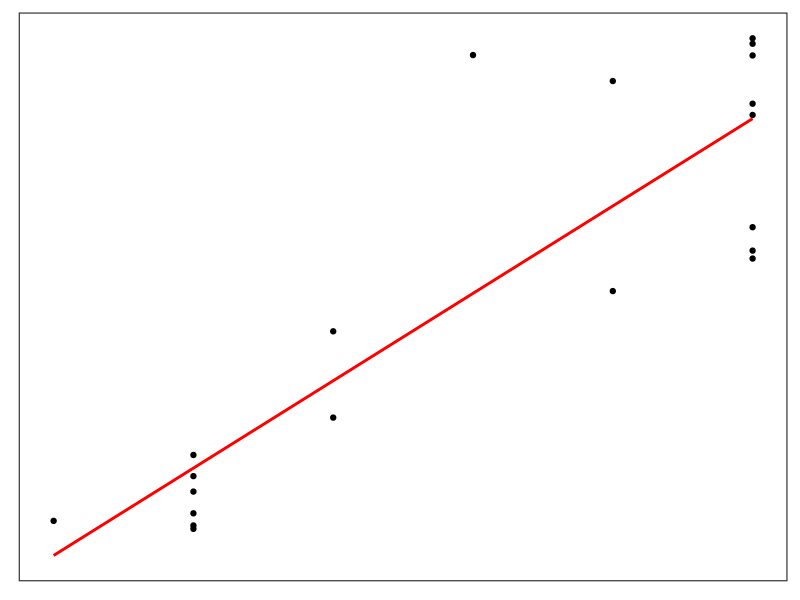
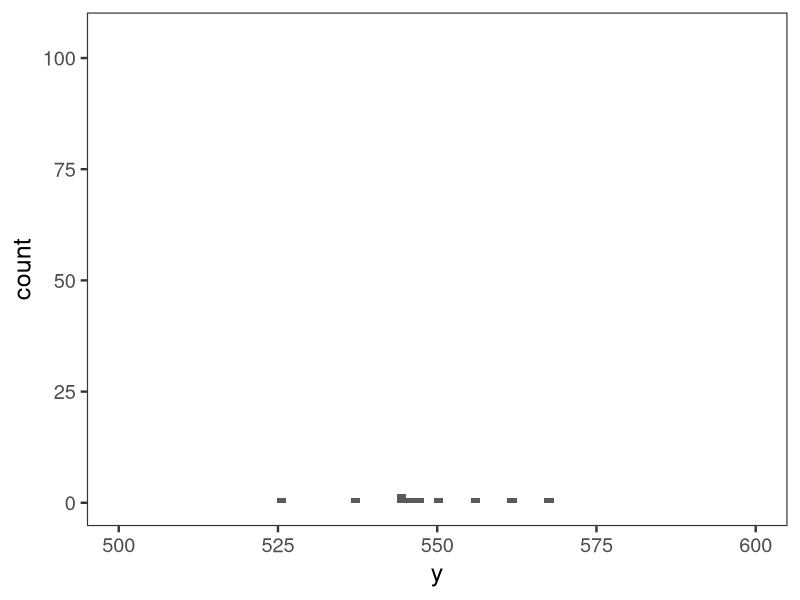
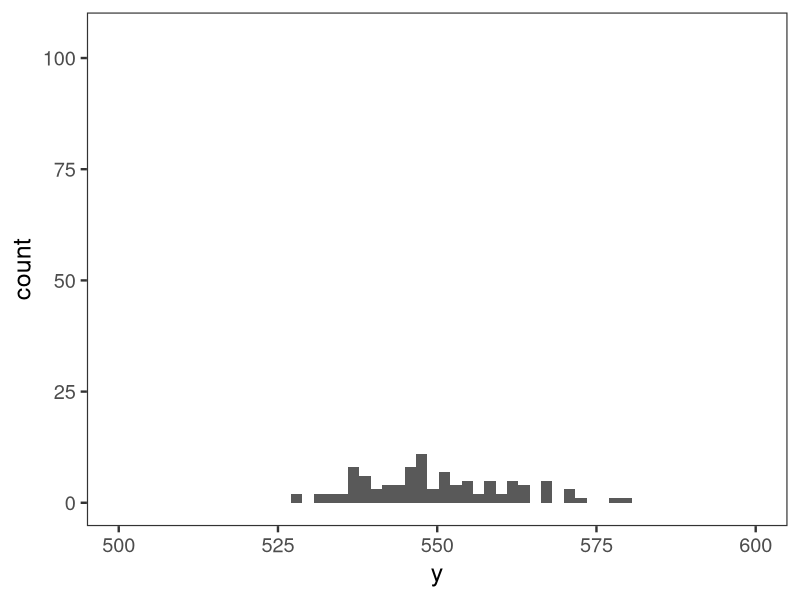
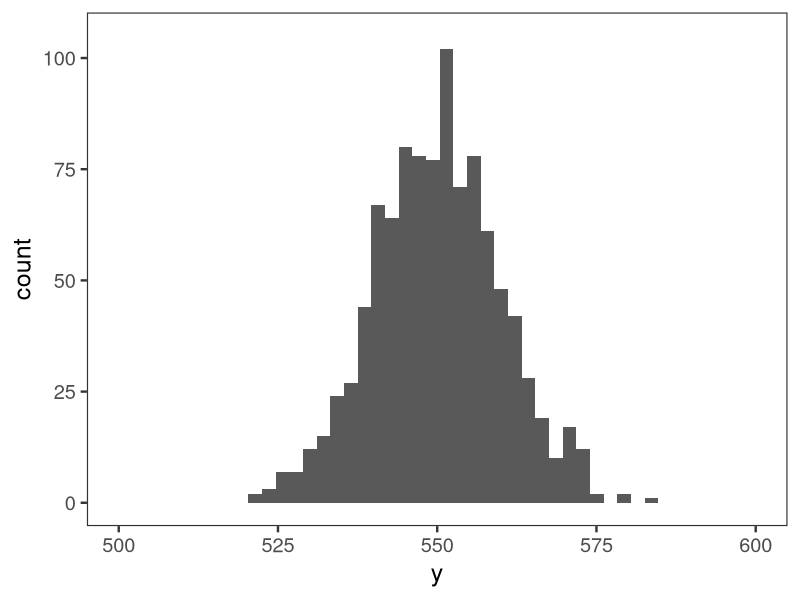
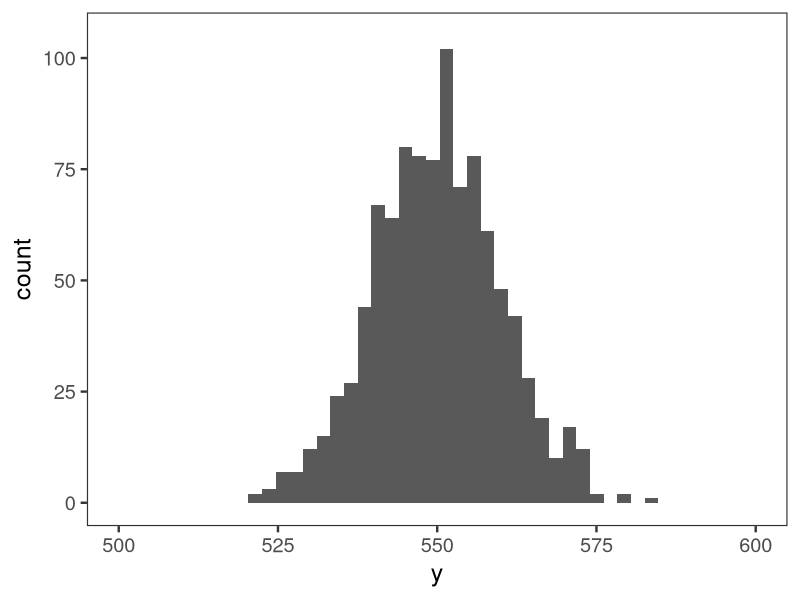
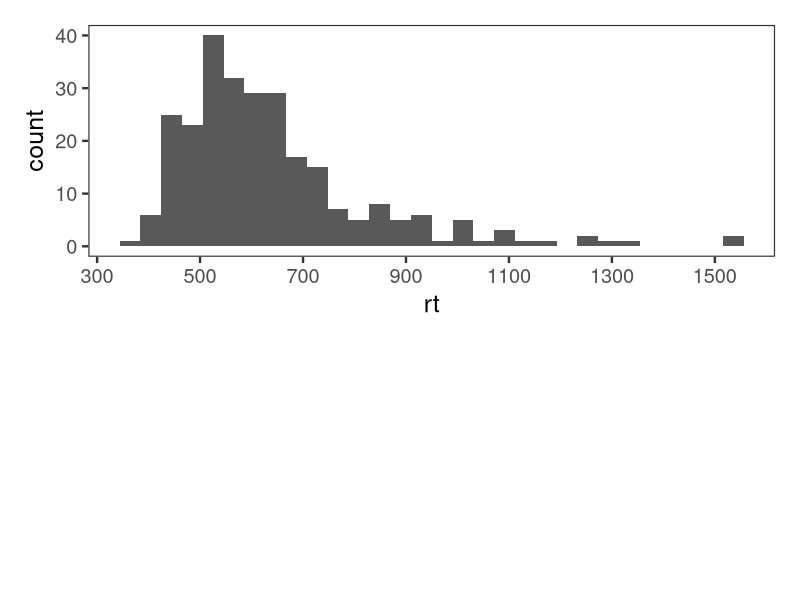
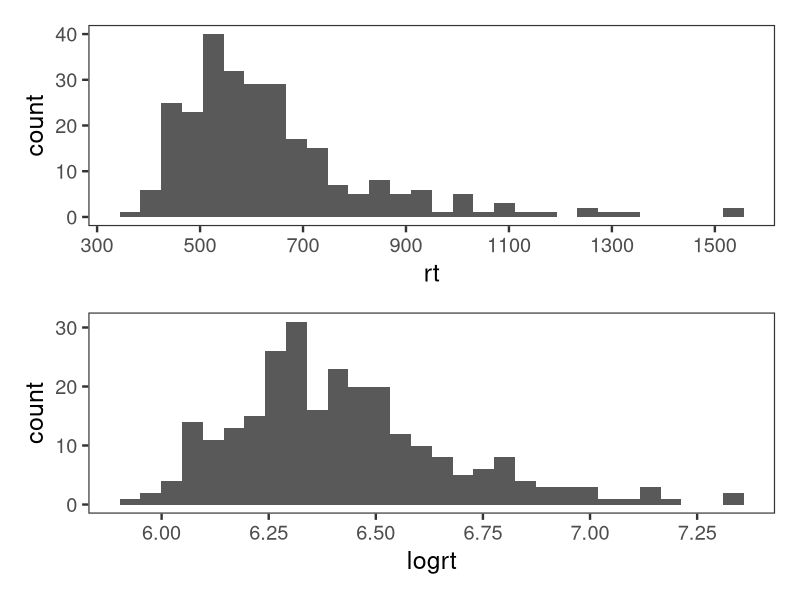
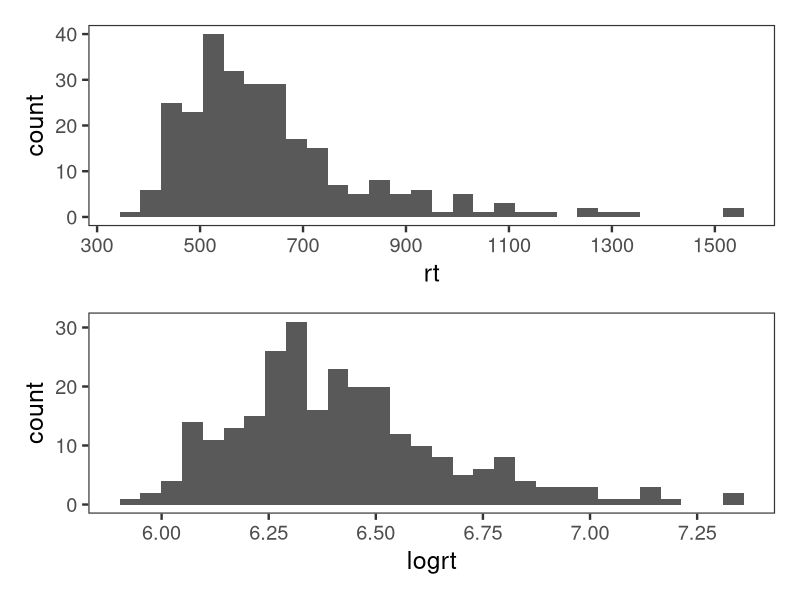

The R script that drew these images, in order:
## ---- chunk 1
knitr::opts_chunk$set(echo = TRUE, warning = FALSE, eval = TRUE, message = FALSE, comment=NA)
options("kableExtra.html.bsTable" = T, digits = 3)
options(pillar.print_min = 5, pillar.print_max = 6)
library(tidyverse)
library(knitr)
library(kableExtra)
library(patchwork)
theme_set(theme_bw(base_size = 18) +
            theme(legend.position = "top", 
                  legend.justification = "right",
                  panel.grid = element_blank()))
## ---- chunk 2
n <- 20
beta_0 <- 50
beta_1 <- 6
sigma <- 5
sim <- tibble(id = 1:n) %>%
    mutate(x = sample(0:5, size = n, replace = T),
           e = rnorm(n, mean = 0, sd = sigma)) %>% 
    mutate(y = beta_0 + beta_1 * x + e) %>%
  select(id, x, y)

ggplot(data =sim, aes(x = x, y = y)) +
  geom_point() +
  geom_smooth(method = "lm", se = F, colour = "red") +
  theme(axis.title = element_blank(),
        axis.text = element_blank(),
        axis.ticks = element_blank())
## ---- chunk 3
# Generate data
y <- rnorm(n = 10, mean = 550, sd = 10)
## ---- chunk 4
ggplot(data = NULL, aes(x = y)) +
  geom_histogram() +
  coord_cartesian(xlim = c(500, 600),
                  ylim = c(0, 105)) 
## ---- chunk 5
# Generate data
y <- rnorm(n = 100, mean = 550, sd = 10)
## ---- chunk 6
ggplot(data = NULL, aes(x = y)) +
  geom_histogram() +
  coord_cartesian(xlim = c(500, 600),
                  ylim = c(0, 105))
## ---- chunk 7
# Generate data
y <- rnorm(n = 1000, mean = 550, sd = 10)
## ---- chunk 8
ggplot(data = NULL, aes(x = y)) +
  geom_histogram() +
  coord_cartesian(xlim = c(500, 600),
                  ylim = c(0, 105))
## ---- chunk 9
ggplot(data = NULL, aes(x = y)) +
  geom_histogram() +
  coord_cartesian(xlim = c(500, 600),
                  ylim = c(0, 105))
## ---- chunk 10
# Set parameter values
n <- 1000
beta_0 <- 500 
beta_1 <- 50
sigma <- 100
## ---- chunk 11
# Random data for group 1
group_1 <- rnorm(n = n/2, mean = beta_0, sd = sigma)
# Random data for group 2
group_2 <- rnorm(n = n/2, mean = beta_0 + beta_1, sd = sigma)
## ---- chunk 12
# Generate data
sim_data <- tibble(group_1 = group_1,
                   group_2 = group_2) 

# Preview data
glimpse(sim_data)
## ---- chunk 13
# Change data format
sim_data <- pivot_longer(sim_data, cols = c(group_1, group_2), names_to = "x", values_to = "y")

# Preview data
glimpse(sim_data)
## ---- chunk 14
# As a reminder, these are the parameter values
beta_0 <- 500 
beta_1 <- 50
sigma <- 100
## ---- chunk 15
# Normal linear model of simulated data
model <- lm(y ~ x, data = sim_data)

coef(model) # Model coefficients
## ---- chunk 16
sigma(model) # Standard deviation
## ---- chunk 17
blomkvist <- read_csv("../data/blomkvist.csv") %>% 
  select(id, sex, rt = rt_hand_d) %>% 
  mutate(logrt = log(rt))
## ---- chunk 18
glimpse(blomkvist, width = 50)
## ---- chunk 19
plot_blomkvist <- ggplot(data = blomkvist, aes(x = rt)) +
  geom_histogram(position = "dodge") +
  scale_x_continuous(breaks = seq(100, 2000, 200)) 

## ---- chunk 20
plot_blomkvist / plot_spacer()
## ---- chunk 21
blomkvist <- read_csv("../data/blomkvist.csv") %>% 
  select(id, sex, rt = rt_hand_d) %>% 
  mutate(logrt = log(rt))
## ---- chunk 22
glimpse(blomkvist, width = 50)
## ---- chunk 23
log_blomkvist <- ggplot(data = blomkvist, aes(x = logrt)) +
  geom_histogram(position = "dodge") +
  scale_x_continuous(breaks = seq(5, 8, .25)) 

## ---- chunk 24
plot_blomkvist / log_blomkvist 
## ---- chunk 25
plot_blomkvist / log_blomkvist 
## ---- chunk 26
log_blomkvist / plot_spacer()
## ---- chunk 27
log_blomkvist +
  facet_wrap(~sex, nrow = 2, labeller = label_both) +
  theme(strip.background = element_blank())
## ---- chunk 28
log_blomkvist +
  facet_wrap(~sex, nrow = 2, labeller = label_both) +
  theme(strip.background = element_blank())
## ---- chunk 29
# Set parameter values
beta_0 <- 500 
beta_1 <- 50
sigma <- 100
## ---- chunk 30
# Generate data
data <- tibble(group_1 = rnorm(n = n/2, 
                               mean = beta_0, 
                               sd = sigma),
               group_2 = rnorm(n = n/2, 
                               mean = beta_0 + beta_1, 
                               sd = sigma)) 

# Create long data format
data <- data %>% 
  pivot_longer(starts_with("group"), 
               names_to = "x", 
               values_to = "y")

## ---- chunk 31
# Inspect data
glimpse(data, width = 50)
## ---- chunk 32
# Specify model
model <- lm(y ~ x, data = data)
## ---- chunk 33
# Model coefficients
coef(model)
## ---- chunk 34
# Load and transform data
blomkvist <- read_csv("../data/blomkvist.csv") %>% 
  mutate(log_rt = log(rt_hand_d)) %>% 
  select(sex, log_rt)
## ---- chunk 35
# Inspect data
glimpse(blomkvist, width = 50)
## ---- chunk 36
# Specify model
model <- lm(log_rt ~ sex, data = blomkvist)
## ---- chunk 37
# Model coefficients
coef(model)
## ---- chunk 38
# Specify model
model <- lm(log_rt ~ sex, data = blomkvist)

# Model coefficients
(coefs <- as.vector(coef(model)))
## ---- chunk 39
# Converting coefficients to msecs
intercept <- coefs[1]
slope <- coefs[2]
## ---- chunk 40
exp(intercept) # female group in msecs
## ---- chunk 41
exp(intercept + slope) # male group in msecs
## ---- chunk 42
exp(intercept + slope) - exp(intercept) # in msecs
## ---- chunk 43
blomkvist <- read_csv("../data/blomkvist.csv") %>% 
  select(id, sex, age, rt = rt_hand_d) %>% 
  drop_na()
## ---- chunk 44
model <- lm(rt ~ sex + age, data = blomkvist)
## ---- chunk 45
(coefs <- coef(model))
## ---- chunk 46
# Extract the coefficients table from summary
coefs <- summary(model)$coefficients
# MLE for sex
(beta_sex <- coefs['sexmale', 'Estimate'])
## ---- chunk 47
# Standard error
(se_sex <- coefs['sexmale', 'Std. Error'])
## ---- chunk 48
(t <- (beta_sex - 1.0)/se_sex)
## ---- chunk 49
n <- nrow(blomkvist)
K <- 2
pt(abs(t), df = n - K - 1, lower.tail = FALSE) * 2
## ---- chunk 50
(t <- (beta_sex - 0.0)/se_sex)
## ---- chunk 51
n <- nrow(blomkvist)
K <- 2
pt(abs(t), df = n - K - 1, lower.tail = FALSE) * 2
## ---- chunk 52
summary(model)$coefficients
## ---- chunk 53
t_grid <- seq(0, 15, .1) 
df <- c(1, 2, 5, 8, 10, 100, 1000, 10000)

data_df <- map_dfr(df, ~pt(t_grid, df = .x, lower.tail = F) %>% tibble(t_grid = t_grid, p = . * 2) %>%  
    mutate(df = .x)) 

ggplot(data = data_df, aes(x = t_grid, y = p, colour = factor(df))) +
  geom_line() +
  labs(x = "Theoretical t-value",
       y = "p-value",
       subtitle = "t-distribution",
       colour = bquote("Df")) +
  scale_colour_viridis_d() +
  scale_x_continuous(breaks = seq(0, 20, 1)) +
  geom_hline(yintercept = 0.05, linetype = "dotted") +
  theme(legend.position = c(.925,.55),
        legend.title = element_text(size = 10),
        legend.text = element_text(size = 10))


## ---- chunk 54
t <- abs(beta_sex / se_sex)
n <- nrow(blomkvist)
K <- 2
df <- n - K - 1
p_value <- pt(t, df = df, lower.tail = FALSE) * 2

# Hypothetical t values
t_grid <- seq(0, 10, .1) 
p_values <- pt(t_grid, df = df, lower.tail = FALSE) * 2

p <- ggplot(data = NULL, aes(x = t_grid, y = p_values)) +
  geom_line() +
  geom_hline(yintercept = 0.05, linetype = 'dotted') +
  scale_x_continuous(breaks = seq(0, 20, 1)) +
  labs(x = 'Theoretical t-value',
       y = 'p-value',
       subtitle = bquote("t distribution for"~"Df" == .(df)));p 

## ---- chunk 55
label <- deparse(bquote(paste("t" == .(round(t, 2)))))

p2 <- p + geom_segment(aes(x = t+1, y = .2, xend = t, yend = 0.02),
                  arrow = arrow(length = unit(0.35, "cm")),
               colour = "red") +
  geom_label(aes(x = t + 1, y = 0.3, label = label), parse = T); p2
## ---- chunk 56
label_2 <- deparse(bquote(paste("p" == .(round(p_value, 3)))))
p2 + geom_hline(yintercept = p_value, colour = "red", linetype = "dashed") +
  geom_label(aes(x = .65, y = 0.05, label = label_2), parse = T) 

## ---- chunk 57
label_2 <- deparse(bquote(paste("p" == .(round(p_value, 3)))))
p2 + geom_hline(yintercept = p_value, colour = "red", linetype = "dashed") +
  geom_label(aes(x = .65, y = 0.05, label = label_2), parse = T) +
  annotate("label", x = 8, y = .9, label = "Work through script\n exercise/t_distribution.R")

## ---- chunk 58
t_grid <- seq(-4, 4, .1) 
df <- c(1, 5, 10, 1000)

data_df <- map_dfr(df, ~dt(t_grid, df = .x) %>% tibble(t_grid = t_grid, p = .) %>%  
    mutate(df = .x)) %>% 
  mutate(across(df, as.factor))

ggplot(data = data_df, aes(x = t_grid, y = p, colour = df)) +
  geom_line() +
  labs(x = "t-value",
       y = "density",
       subtitle = "t-distribution") +
  scale_colour_viridis_d() +
  scale_x_continuous(breaks = seq(-20, 20, 1)) +
  geom_vline(xintercept = c(-1.96, 1.96), linetype = "dotted") +
  theme(legend.position = "right",
        legend.justification = "top")

## ---- chunk 59
(coefs <- coef(summary(model)))
## ---- chunk 60
beta_sex <- coefs[2,1]
se_sex <- coefs[2,2]
## ---- chunk 61
(tau <- qt(.975, df = n - K - 1))
## ---- chunk 62
beta_sex + c(-1, 1) * se_sex * tau
## ---- chunk 63
confint(model, parm = 'sexmale',  level = .95)
## ---- chunk 64
set.seed(324)
# Set simulation parameters
mu <- 600 # True parameter value
n <- 1000 # Number of observations per experiment
n_sims <- 10 # Number of hypothetical experiments
# Empty data frame for results
sims <- tibble()
# Run n_sims simulations
for(i in 1:n_sims){
  # Simulate normal distributed data
  y <- rnorm(n, mean = mu, sd = 100)
  # Get MLEs
  m <- lm(y ~ 1)
  # Extract CI
  cis <- confint(m) %>% as.vector()
  # Store results
  sims <- tibble(sim_id = i, 
                 lower = cis[1], 
                 upper = cis[2]) %>% 
    bind_rows(sims)
}
## ---- chunk 65
mutate(sims, 
       mu_in_ci = ifelse(mu < lower | mu > upper, "no", "yes")) %>% 
  ggplot(aes(x = sim_id, 
             ymin = lower, 
             ymax = upper, 
             colour = mu_in_ci)) +
  geom_errorbar(width = 0) +
  geom_hline(yintercept = mu, linetype = "dotted", colour = "blue") +
  scale_colour_manual(values = c("no" = "red", "yes" =" black")) +
  scale_x_continuous(breaks = seq(1, n_sims, 1)) +
  scale_y_continuous(limits = c(580, 620)) +
  labs(colour = bquote("95% CI includes"~mu*":"),
        caption = bquote(.(n_sims)~"simulations"),
       x = "Experiment id (simulation)",
       y = "Parameter estimate") +
  coord_flip()

## ---- chunk 66
mu <- 600 # True parameter value
n_sims <- 1000 # Number of hypothetical experiments
n <- 1000 # Number of observations per experiment
sims <- tibble()
for(i in 1:n_sims){
  y <- rnorm(n, mean = mu, sd = 100)
  m <- lm(y ~ 1)
  cis <- confint(m) %>% as.vector()
  sims <- tibble(sim_id = i, lower = cis[1], upper = cis[2]) %>% 
    bind_rows(sims)
}
## ---- chunk 67
sims <- mutate(sims, mu_in_ci = ifelse(mu < lower | mu > upper, "no", "yes"))
ggplot(sims, aes(x = sim_id, 
                 ymin = lower, 
                 ymax = upper, 
             colour = mu_in_ci)) +
  geom_errorbar(width = 0) +
  geom_hline(yintercept = mu, linetype = "dotted", colour = "blue") +
  scale_colour_manual(values = c("no" = "darkred", "yes" =" grey50")) +
  scale_y_continuous(limits = c(580, 620)) +
  labs(colour = bquote("95% CI includes"~mu*":"),
       caption = bquote(.(n_sims)~"simulations"),
       x = "Experiment id (simulation)",
       y = "Parameter estimate") +
  coord_flip()
## ---- chunk 68
count(sims, mu_in_ci) %>% 
  mutate(prop = n / n_sims)
## ---- chunk 69
coef(model)
## ---- chunk 70
newdata <- tibble(sex = "female", age = 95)
predict(model, newdata = newdata) 
## ---- chunk 71
predict(model, interval = 'confidence', newdata = newdata)
## ---- chunk 72
model_2 <- lm(rt ~ sex + age, data = blomkvist)
coef(model_2)
## ---- chunk 73
model <- lm(rt ~ age, data = blomkvist)

blomkvist$pred <- predict(model)
blomkvist$resid <- residuals(model)

plot <- ggplot(blomkvist, aes(x = age, y = pred) ) +
  stat_smooth(method = "lm", linewidth = 1, colour = "darkred") +
  labs(y = "rt", 
       subtitle = bquote("rt"[i]~"~"~"N("*mu["i"]*","~sigma^2*"),"~mu["i"] == beta[0]~+~beta["age"]~"*"~"age"["i"])) +
  geom_point(aes(x = age, y = rt), size = .5);plot

## ---- chunk 74
model <- lm(rt ~ age + sex, data = blomkvist)

blomkvist$pred <- predict(model)
blomkvist$resid <- residuals(model)

plot <- ggplot(blomkvist, aes(x = age, y = pred, colour = sex) ) +
  stat_smooth(method = "lm", linewidth = 1) +
  labs(y = "rt", 
       subtitle = bquote("rt"[i]~"~"~"N("*mu["i"]*","~sigma^2*"),"~mu["i"] == beta[0]~+~beta["age"]~"*"~"age"["i"]~+~beta["sex"]~"*"~"sex"["i"])) +
  geom_point(aes(x = age, y = rt, colour = sex), size = .5) +
  scale_colour_viridis_d(end = .6) +
  theme(legend.position = "right",
        legend.justification = "bottom");plot

## ---- chunk 75
model_3 <- lm(rt ~ sex + age + sex:age, data = blomkvist)
## ---- chunk 76
model_3 <- lm(rt ~ sex * age, data = blomkvist)
## ---- chunk 77
model <- lm(rt ~ age + sex, data = blomkvist)

blomkvist$pred <- predict(model)
blomkvist$resid <- residuals(model)

plot <- ggplot(blomkvist, aes(x = age, y = pred, colour = sex) ) +
  stat_smooth(method = "lm", linewidth = 2) +
  labs(y = "rt", 
       subtitle = bquote("rt"[i]~"~"~"N("*mu["i"]*","~sigma^2*"),"~mu["i"] == beta[0]~+~beta["age"]~"*"~"age"["i"]~+~beta["sex"]~"*"~"sex"["i"])) +
  geom_point(aes(x = age, y = rt, colour = sex), size = 1) +
  scale_colour_viridis_d(end = .6) +
  theme(plot.subtitle = element_text(size = 16));plot

## ---- chunk 78
model <- lm(rt ~ age * sex, data = blomkvist)

blomkvist$pred <- predict(model)
blomkvist$resid <- residuals(model)

plot <- ggplot(blomkvist, aes(x = age, y = pred, colour = sex) ) +
  stat_smooth(method = "lm", linewidth = 2) +
  labs(y = "rt", 
       subtitle = bquote("rt"[i]~"~"~"N("*mu["i"]*","~sigma^2*"),"~mu["i"] == beta[0]~+~beta["age"]~"*"~"age"['i']~+~beta["sex"]~"*"~"sex"['i']~+~beta["age,sex"]~"*"~"sex"['i']~"*"~"age"['i'])) +
  geom_point(aes(x = age, y = rt, colour = sex), size = 1) +
  scale_colour_viridis_d(end = .6) +
  theme(plot.subtitle = element_text(size = 16));plot

## ---- chunk 79
model_3 <- lm(rt ~ sex * age, data = blomkvist)
## ---- chunk 80
(betas <- coef(model_3))
## ---- chunk 81
betas <- as.vector(coef(model_3))
## ---- chunk 82
# females
betas[1]
## ---- chunk 83
# males
betas[1] + betas[2]
## ---- chunk 84
# females
betas[3]
## ---- chunk 85
# males
betas[3] + betas[4]
## ---- chunk 86
model_3 <- lm(rt ~ sex * age, data = blomkvist)
## ---- chunk 87
(betas <- coef(model_3))
## ---- chunk 88
betas <- as.vector(coef(model_3))
## ---- chunk 89
# females
betas[1]
## ---- chunk 90
# males
betas[1] + betas[2]
## ---- chunk 91
# age slope for females
betas[3]
## ---- chunk 92
# age slope for males
betas[3] + betas[4]
## ---- chunk 93
# sex difference for age slopes
betas[4]
## ---- chunk 94
# Load and pre-process data
blomkvist <- read_csv("../data/blomkvist.csv") %>% 
  select(id, smoker, rt = rt_hand_d) %>% 
  mutate(across(smoker, as.factor)) %>% 
  drop_na()
## ---- chunk 95
# Categories of smoker
levels(blomkvist$smoker) #  3 levels
## ---- chunk 96
model_smoker <- lm(rt ~ smoker, data = blomkvist)
(betas <- coef(model_smoker))
## ---- chunk 97
betas <- as.vector(coef(model_smoker))
## ---- chunk 98
contrasts(blomkvist$smoker)
## ---- chunk 99
model_smoker <- lm(rt ~ smoker, data = blomkvist)
(betas <- coef(model_smoker))
## ---- chunk 100
betas <- as.vector(coef(model_smoker))
## ---- chunk 101
betas[1] + betas[2] * 1 + betas[3] * 0
## ---- chunk 102
model_smoker <- lm(rt ~ smoker, data = blomkvist)
(betas <- coef(model_smoker))
## ---- chunk 103
betas <- as.vector(coef(model_smoker))
## ---- chunk 104
betas[1] + betas[2] * 0 + betas[3] * 1
## ---- chunk 105
coef(model_smoker)
## ---- chunk 106
blomkvist <- mutate(blomkvist, across(smoker, factor))
## ---- chunk 107
# Default: treatment contrast
contrasts(blomkvist$smoker)
## ---- chunk 108
contrasts(blomkvist$smoker) <- contr.treatment(3, base = 2) # change base level
row.names(contrasts(blomkvist$smoker)) <- levels(blomkvist$smoker)
colnames(contrasts(blomkvist$smoker)) <- c("former", "yes")
contrasts(blomkvist$smoker)
## ---- chunk 109
contrasts(blomkvist$smoker) <- contr.helmert(3) / 2 # Helmert contrast
row.names(contrasts(blomkvist$smoker)) <- levels(blomkvist$smoker)
colnames(contrasts(blomkvist$smoker)) <- c("former vs no", "former / no vs yes")
contrasts(blomkvist$smoker)
## ---- chunk 110
contrasts(blomkvist$smoker) <- contr.sum(3) / 2 # sum contrast
row.names(contrasts(blomkvist$smoker)) <- levels(blomkvist$smoker)
colnames(contrasts(blomkvist$smoker)) <- c("former vs yes", "no vs yes")
contrasts(blomkvist$smoker)
## ---- chunk 111
model <- lm(rt ~ smoker, data = blomkvist) # Re-fit model with sum contrast
coef(model)
## ---- chunk 112
coef(model_smoker) # model with treatment contrasts
